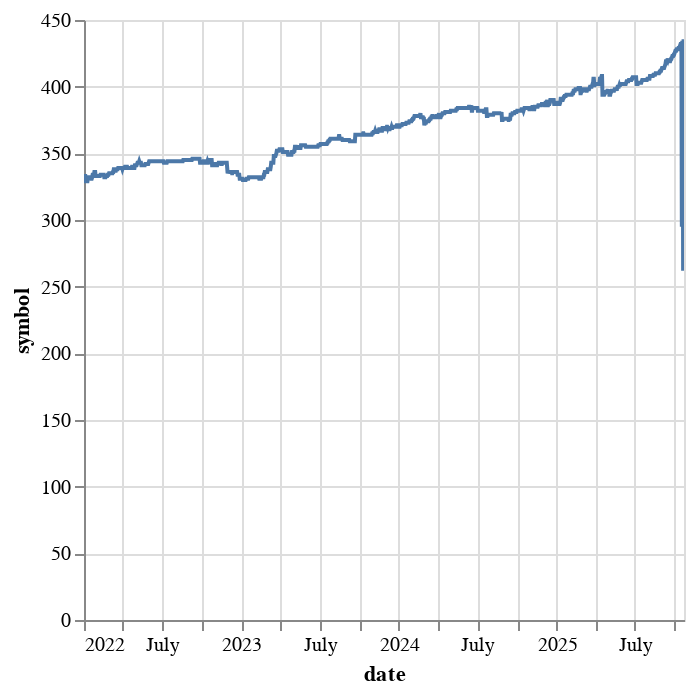

Notebook cell for this chart:
### Code cell
universe_df = pl.scan_parquet(save_root / 'binance_spot_10m_grid_mark10m_*.parquet').collect()
print(universe_df.shape)
universe_df.group_by('date').agg(pl.col('symbol').unique().len()).sort('date').plot.line(x='date', y='symbol')

### Figure 1 — Vega-Lite specification as saved in the notebook (floating-point values rounded to 4 significant figures; data arrays with more than 128 entries replaced by an {"elided": "..."} marker saying what was removed)
{"config": {"view": {"continuousWidth": 300, "continuousHeight": 300}}, "data": {"name": "data-723d6c67b3e43e115cac1d799d3ad1d8"}, "mark": {"type": "line", "tooltip": true}, "encoding": {"x": {"field": "date", "type": "temporal"}, "y": {"field": "symbol", "type": "quantitative"}}, "params": [{"name": "param_1", "select": {"type": "interval", "encodings": ["x", "y"]}, "bind": "scales"}], "$schema": "https://vega.github.io/schema/vega-lite/v5.20.1.json", "datasets": {"data-723d6c67b3e43e115cac1d799d3ad1d8": {"elided": "1392 records"}}}
